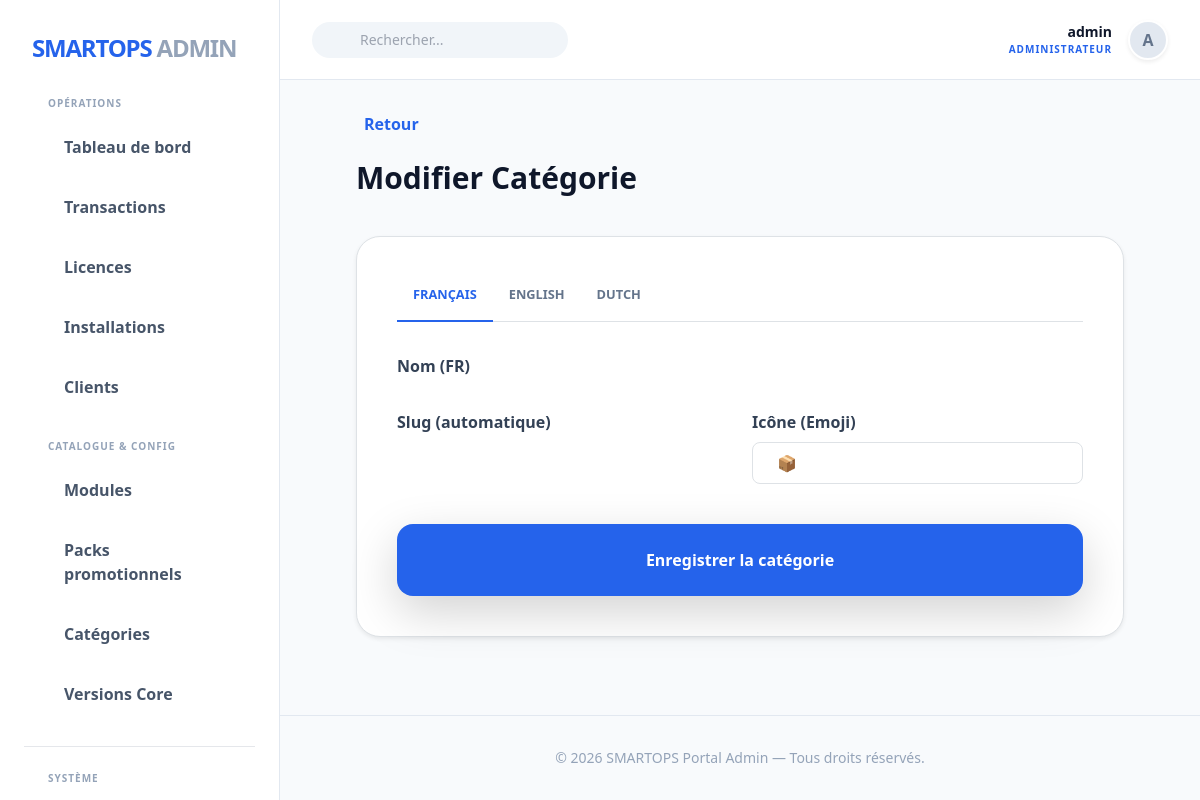
/fr/backoffice/categories/1/edit/ (signed in), run on the app's committed database.
### users/models.py (models this page shows, shortened)
class User(AbstractUser):
    LANGUAGES = [
        ('fr', 'Français'),
        ('en', 'English'),
    ]
    language_preference = models.CharField(
        max_length=5,
        choices=LANGUAGES,
        default='fr',
        verbose_name="Langue préférée"
    )
    is_client = models.BooleanField(
        default=True,
        verbose_name="Est un client"
    )

### catalog/models.py (models this page shows, shortened)
class Category(models.Model):
    name = models.CharField(max_length=100, verbose_name="Nom")
    slug = models.SlugField(max_length=100, unique=True, help_text="Slug unique pour la catégorie")
    icon = models.CharField(max_length=50, help_text="Emoji ou nom d'icône Lucide", default="📦")
    class Meta:
        verbose_name = "Catégorie"
        verbose_name_plural = "Catégories"

### backoffice/views.py (the view)
# urls.py: path('categories/<int:pk>/edit/', views.category_edit, name='category_edit'),
@user_passes_test(is_admin)
def category_edit(request, pk):
    cat = get_object_or_404(Category, pk=pk)
    if request.method == 'POST':
        form = CategoryForm(request.POST, instance=cat)
        if form.is_valid():
            form.save()
            messages.success(request, "Catégorie mise à jour.")
            return redirect('backoffice:category_list')
    else:
        form = CategoryForm(instance=cat)
    return render(request, 'backoffice/category_form.html', {'form': form, 'cat': cat, 'title': "Modifier Catégorie", 'admin_name': request.user.username})

### backoffice/views.py (called while the page is built)
def is_admin(user):
    return user.is_superuser

### templates/backoffice/category_form.html (shortened to what this page needs)
{% extends "backoffice/base_backoffice.html" %}
{% block extra_css %}
<link href="https://cdn.jsdelivr.net/npm/bootstrap@5.3.0/dist/css/bootstrap.min.css" rel="stylesheet">
{% endblock %}
{% block content %}
<div class="max-w-3xl mx-auto">
    <div class="mb-10">
        <a href="{% url 'backoffice:category_list' %}" class="text-blue-600 font-bold flex items-center gap-2 mb-4 hover:underline no-underline">
             Retour
        </a>
        <h2 class="text-3xl font-black text-slate-900">{{ title }}</h2>
    </div>
    <form method="post" class="bg-white p-10 rounded-3xl border border-slate-200 shadow-sm">
        <ul class="nav nav-tabs mb-8" id="catTabs" role="tablist">
            <li class="nav-item"><button class="nav-link active" data-bs-toggle="tab" data-bs-target="#fr" type="button">Français</button></li>
            <li class="nav-item"><button class="nav-link" data-bs-toggle="tab" data-bs-target="#en" type="button">English</button></li>
            <li class="nav-item"><button class="nav-link" data-bs-toggle="tab" data-bs-target="#nl" type="button">Dutch</button></li>
        </ul>
        <div class="tab-content mb-8">
            <div class="tab-pane fade show active" id="fr"><label>Nom (FR)</label>{{ form.name_fr }}</div>
        </div>
        <div class="grid grid-cols-2 gap-6 mb-10">
            <div><label>Slug (automatique)</label>{{ form.slug }}</div>
            <div><label>Icône (Emoji)</label>{{ form.icon }}</div>
        </div>
        <button type="submit" class="w-full bg-blue-600 text-white py-4 rounded-2xl font-black shadow-lg">
            Enregistrer la catégorie
        </button>
    </form>
</div>
{% endblock %}

### templates/backoffice/base_backoffice.html (shortened to what this page needs)
{% load static i18n %}
<!DOCTYPE html>
<html lang="fr">
<head>
    <script src="https://cdn.tailwindcss.com"></script>
    <link rel="stylesheet" href="https://maxst.icons8.com/vue-static/landings/line-awesome/line-awesome/1.3.0/css/line-awesome.min.css">
    {% block extra_css %}{% endblock %}
</head>
<body class="bg-slate-50 text-slate-900 font-sans">
    <div class="flex">
        <aside class="dashboard-sidebar h-screen sticky top-0 bg-white border-r border-slate-200 overflow-y-auto">
            <div class="p-8">
                <a href="{% url 'backoffice:index' %}" class="flex items-center gap-3">
                    <span class="text-2xl font-black text-blue-600 tracking-tighter">SMARTOPS <span class="text-slate-400">ADMIN</span></span>
                </a>
            </div>
            <nav class="px-4 pb-4">
                <div class="px-4 mb-2 text-[10px] uppercase tracking-widest text-slate-400 font-black">Opérations</div>
                <ul class="space-y-1 mb-6">
                    <li>
                        <a href="{% url 'backoffice:index' %}" class="flex items-center gap-3 px-4 py-3 text-slate-600 rounded-xl hover:bg-blue-50 hover:text-blue-600 transition group ">
                            <span class="font-bold">Tableau de bord</span>
                        </a>
                    </li>
                    <li>
                        <a href="{% url 'backoffice:order_list' %}" class="flex items-center gap-3 px-4 py-3 text-slate-600 rounded-xl hover:bg-blue-50 hover:text-blue-600 transition ">
                            <span class="font-bold">Transactions</span>
                        </a>
                    </li>
                    <li>
                        <a href="{% url 'backoffice:license_list' %}" class="flex items-center gap-3 px-4 py-3 text-slate-600 rounded-xl hover:bg-blue-50 hover:text-blue-600 transition ">
                            <span class="font-bold">Licences</span>
                        </a>
                    </li>
                    <li>
                        <a href="{% url 'backoffice:installation_list' %}" class="flex items-center gap-3 px-4 py-3 text-slate-600 rounded-xl hover:bg-blue-50 hover:text-blue-600 transition ">
                            <span class="font-bold">Installations</span>
                        </a>
                    </li>
                    <li>
                        <a href="{% url 'backoffice:user_list' %}" class="flex items-center gap-3 px-4 py-3 text-slate-600 rounded-xl hover:bg-blue-50 hover:text-blue-600 transition ">
                            <span class="font-bold">Clients</span>
                        </a>
                    </li>
                </ul>
                <div class="px-4 mb-2 text-[10px] uppercase tracking-widest text-slate-400 font-black">Catalogue & Config</div>
                <ul class="space-y-1 mb-6">
                    <li>
                        <a href="{% url 'backoffice:module_list' %}" class="flex items-center gap-3 px-4 py-3 text-slate-600 rounded-xl hover:bg-blue-50 hover:text-blue-600 transition ">
                            <span class="font-bold">Modules</span>
                        </a>
                    </li>
                    <li>
                        <a href="{% url 'backoffice:bundle_list' %}" class="flex items-center gap-3 px-4 py-3 text-slate-600 rounded-xl hover:bg-blue-50 hover:text-blue-600 transition ">
                            <span class="font-bold">Packs promotionnels</span>
                        </a>
                    </li>
                    <li>
                        <a href="{% url 'backoffice:category_list' %}" class="flex items-center gap-3 px-4 py-3 text-slate-600 rounded-xl hover:bg-blue-50 hover:text-blue-600 transition ">
                            <span class="font-bold">Catégories</span>
                        </a>
                    </li>
                    <li>
                        <a href="{% url 'backoffice:core_version_list' %}" class="flex items-center gap-3 px-4 py-3 text-slate-600 rounded-xl hover:bg-blue-50 hover:text-blue-600 transition ">
                            <span class="font-bold">Versions Core</span>
                        </a>
                    </li>
                </ul>
                <div class="px-4 mb-2 text-[10px] uppercase tracking-widest text-slate-400 font-black border-t pt-4">Système</div>
                <ul class="space-y-1">
                    <li>
                        <a href="/django-admin/" target="_blank" class="flex items-center gap-3 px-4 py-3 text-slate-600 rounded-xl hover:bg-blue-50 hover:text-blue-600 transition">
                        </a>
                    </li>
                </ul>
            </nav>
        </aside>
        <main class="dashboard-body flex flex-col">
            <header class="h-20 bg-white border-b border-slate-200 px-8 flex items-center justify-between">
                <div class="flex items-center gap-4">
                    <div class="relative hidden md:block">
                        <input type="text" placeholder="Rechercher..." class="pl-12 pr-4 py-2 bg-slate-100 border-none rounded-full text-sm focus:ring-2 focus:ring-blue-500 w-64 transition">
                    </div>
                </div>
                <div class="flex items-center gap-6">
                    <div class="flex items-center gap-3">
                        <div class="text-right">
                            <p class="text-sm font-bold text-slate-900">{{ admin_name }}</p>
                            <p class="text-[10px] font-bold text-blue-600 uppercase tracking-widest">Administrateur</p>
                        </div>
                        <div class="h-10 w-10 rounded-full bg-slate-200 flex items-center justify-center text-slate-500 font-bold border-2 border-white shadow-sm">
                            {{ admin_name|slice:":1"|upper }}
                        </div>
                    </div>
                </div>
            </header>
            <div class="p-8">
                {% block content %}{% endblock %}
            </div>
            <footer class="mt-auto p-8 border-t border-slate-200 text-sm text-slate-400 text-center">
                &copy; 2026 SMARTOPS Portal Admin — Tous droits réservés.
            </footer>
        </main>
    </div>
</body>
</html>

### templates/backoffice/category_form.html (style rules this page uses)
.nav-tabs .nav-link { color: #64748b; font-weight: 700; border: none; padding-bottom: 1rem; text-transform: uppercase; font-size: 0.8rem; }
.nav-tabs .nav-link.active { color: #2563eb !important; border-bottom: 2px solid #2563eb; background: none; }
label { font-weight: 700; color: #334155; margin-bottom: 0.5rem; display: block; }

### templates/backoffice/base_backoffice.html (style rules this page uses)
.dashboard-sidebar { width: 280px; transition: all 0.3s; }
.dashboard-body { flex: 1; min-height: 100vh; background: #f8fafc; }

### data on the page
User: username "admin", username "A"
Category: icon "📦"

### other printed values
{{ title }} "Modifier Catégorie"
